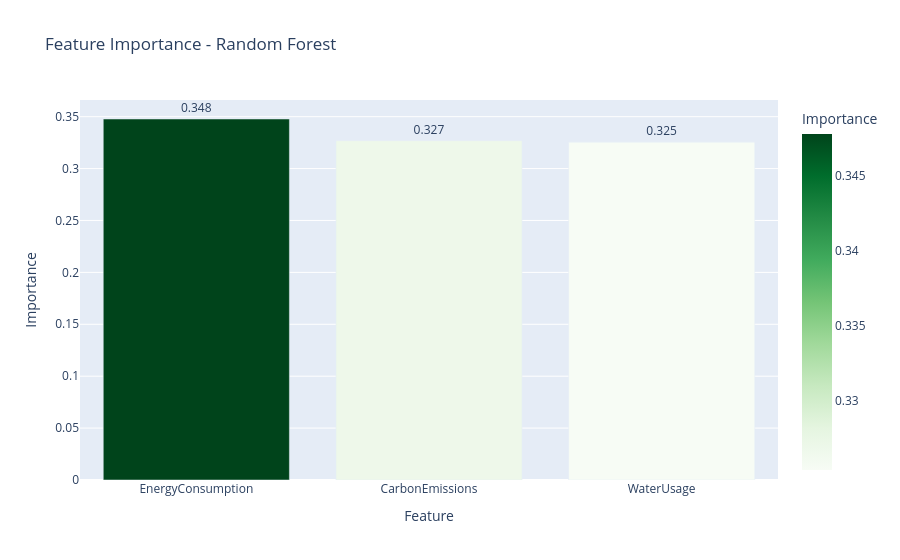

The notebook cell saved with this chart:
### Code cell
# Feature Importance
importances = best_model.feature_importances_
feat_imp_df = pd.DataFrame({
 'Feature': FEATURES,
 'Importance': importances
}).sort_values('Importance', ascending=False)

fig = px.bar(
 feat_imp_df, x='Feature', y='Importance',
 color='Importance', color_continuous_scale='Greens',
 title='Feature Importance - Random Forest',
 text='Importance'
)
fig.update_traces(texttemplate='%{text:.3f}', textposition='outside')
fig.show()

### Figure 1 — Plotly figure (JSON) as saved in the notebook; plotly's stock layout.template omitted (floating-point values rounded to 4 significant figures)
{"data": [{"hovertemplate": "Feature=%{x}<br>Importance=%{marker.color}<extra></extra>", "legendgroup": "", "marker": {"color": [0.3478, 0.3269, 0.3254], "coloraxis": "coloraxis", "pattern": {"shape": ""}}, "name": "", "orientation": "v", "showlegend": false, "text": [0.3478, 0.3269, 0.3254], "textposition": "outside", "texttemplate": "%{text:.3f}", "type": "bar", "x": ["EnergyConsumption", "CarbonEmissions", "WaterUsage"], "xaxis": "x", "y": [0.3478, 0.3269, 0.3254], "yaxis": "y"}], "layout": {"barmode": "relative", "coloraxis": {"colorbar": {"title": {"text": "Importance"}}, "colorscale": [[0, "rgb(247,252,245)"], [0.125, "rgb(229,245,224)"], [0.25, "rgb(199,233,192)"], [0.375, "rgb(161,217,155)"], [0.5, "rgb(116,196,118)"], [0.625, "rgb(65,171,93)"], [0.75, "rgb(35,139,69)"], [0.875, "rgb(0,109,44)"], [1, "rgb(0,68,27)"]]}, "legend": {"tracegroupgap": 0}, "title": {"text": "Feature Importance - Random Forest"}, "xaxis": {"anchor": "y", "domain": [0, 1], "title": {"text": "Feature"}}, "yaxis": {"anchor": "x", "domain": [0, 1], "title": {"text": "Importance"}}}}
